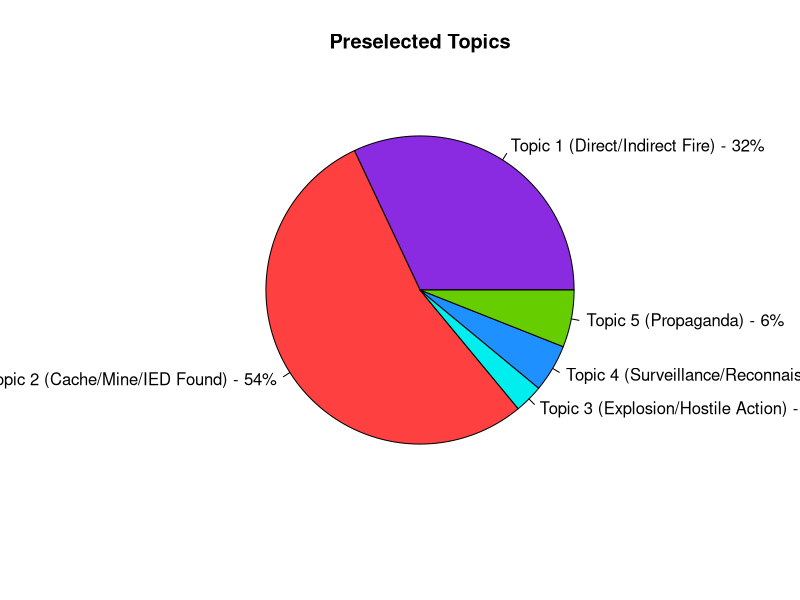

This figure's R source:
# Pie Chart with Percentages
slices <- c(32, 54, 3, 5, 6) 
lbls <- c("Topic 1 (Direct/Indirect Fire) -", "Topic 2 (Cache/Mine/IED Found) -", "Topic 3 (Explosion/Hostile Action) -", "Topic 4 (Surveillance/Reconnaisance) -", "Topic 5 (Propaganda) -")
pct <- round(slices/sum(slices)*100)
lbls <- paste(lbls, pct) # add percents to labels 
lbls <- paste(lbls,"%",sep="") # ad % to labels 
pie(slices,labels = lbls, col=c("blueviolet", "brown1", "cyan2", "dodgerblue1", "chartreuse3"),
    main="Preselected Topics")